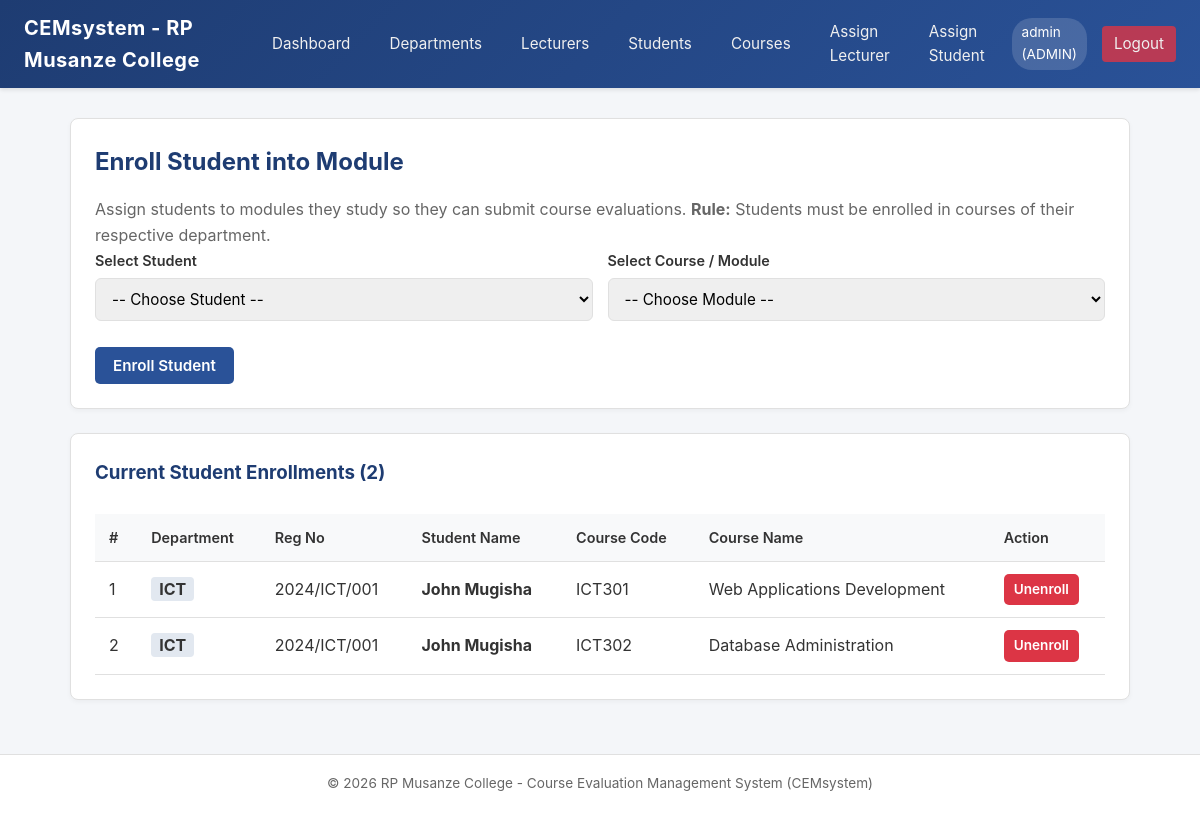
Page /admin/assign_student.php (signed in) on the committed database.
### tables this page shows
CREATE TABLE IF NOT EXISTS `student_courses` (
    `id` INT AUTO_INCREMENT PRIMARY KEY,
    `student_id` INT NOT NULL,
    `course_id` INT NOT NULL,
    CONSTRAINT `unique_student_course` UNIQUE (`student_id`, `course_id`),
    CONSTRAINT `fk_sc_student` FOREIGN KEY (`student_id`) 
        REFERENCES `students`(`id`) ON DELETE CASCADE ON UPDATE CASCADE,
    CONSTRAINT `fk_sc_course` FOREIGN KEY (`course_id`) 
        REFERENCES `courses`(`id`) ON DELETE CASCADE ON UPDATE CASCADE
);

CREATE TABLE IF NOT EXISTS `departments` (
    `id` INT AUTO_INCREMENT PRIMARY KEY,
    `name` VARCHAR(100) NOT NULL,
    `code` VARCHAR(20) NOT NULL UNIQUE
);

CREATE TABLE IF NOT EXISTS `students` (
    `id` INT AUTO_INCREMENT PRIMARY KEY,
    `user_id` INT NULL,
    `reg_no` VARCHAR(50) NOT NULL UNIQUE,
    `name` VARCHAR(100) NOT NULL,
    `email` VARCHAR(100) NULL,
    `department_id` INT NOT NULL,
    `created_at` TIMESTAMP DEFAULT CURRENT_TIMESTAMP,
    CONSTRAINT `fk_students_user` FOREIGN KEY (`user_id`) 
        REFERENCES `users`(`id`) ON DELETE SET NULL ON UPDATE CASCADE,
    CONSTRAINT `fk_students_department` FOREIGN KEY (`department_id`) 
        REFERENCES `departments`(`id`) ON DELETE RESTRICT ON UPDATE CASCADE
);

CREATE TABLE IF NOT EXISTS `courses` (
    `id` INT AUTO_INCREMENT PRIMARY KEY,
    `course_code` VARCHAR(50) NOT NULL UNIQUE,
    `course_name` VARCHAR(150) NOT NULL,
    `department_id` INT NOT NULL,
    `created_at` TIMESTAMP DEFAULT CURRENT_TIMESTAMP,
    CONSTRAINT `fk_courses_department` FOREIGN KEY (`department_id`) 
        REFERENCES `departments`(`id`) ON DELETE RESTRICT ON UPDATE CASCADE
);

### admin/assign_student.php (the view, shortened to what this page needs)
<?php
require_once __DIR__ . '/../config/db.php';
$enrollments = $pdo->query("
    SELECT sc.id, s.reg_no, s.name AS student_name,
           c.course_code, c.course_name, d.code AS department_code
    FROM student_courses sc
    JOIN students s ON sc.student_id = s.id
    JOIN courses c ON sc.course_id = c.id
    JOIN departments d ON c.department_id = d.id
    ORDER BY d.code ASC, c.course_code ASC, s.name ASC
")->fetchAll();
require_once __DIR__ . '/../includes/header.php';
?>
<div class="card">
    <h2>Enroll Student into Module</h2>
    <p style="color: var(--text-muted);">
        Assign students to modules they study so they can submit course evaluations.
        <strong>Rule:</strong> Students must be enrolled in courses of their respective department.
    </p>
    <form action="assign_student.php" method="POST">
        <div style="display: grid; grid-template-columns: repeat(auto-fit, minmax(260px, 1fr)); gap: 15px;">
            <div class="form-group">
                <label for="student_id">Select Student</label>
                <select name="student_id" id="student_id" class="form-control" required>
                    <option value="">-- Choose Student --</option>
                </select>
            </div>
            <div class="form-group">
                <label for="course_id">Select Course / Module</label>
                <select name="course_id" id="course_id" class="form-control" required>
                    <option value="">-- Choose Module --</option>
                </select>
            </div>
        </div>
        <button type="submit" name="assign_student" class="btn btn-primary" style="margin-top: 10px;">Enroll Student</button>
    </form>
</div>
<div class="card">
    <h3>Current Student Enrollments (<?= count($enrollments) ?>)</h3>
    <div class="table-responsive">
        <table>
            <thead>
                <tr>
                    <th>#</th>
                    <th>Department</th>
                    <th>Reg No</th>
                    <th>Student Name</th>
                    <th>Course Code</th>
                    <th>Course Name</th>
                    <th>Action</th>
                </tr>
            </thead>
            <tbody>
                <?php if (empty($enrollments)): ?>
                    <tr><td colspan="7" style="text-align: center; color: var(--text-muted);">No student enrollments created yet.</td></tr>
                <?php else: ?>
                    <?php foreach ($enrollments as $idx => $e): ?>
                        <tr>
                            <td><?= $idx + 1 ?></td>
                            <td><span style="background: #e2e8f0; padding: 2px 8px; border-radius: 4px; font-weight: bold;"><?= htmlspecialchars($e['department_code']) ?></span></td>
                            <td><?= htmlspecialchars($e['reg_no']) ?></td>
                            <td><strong><?= htmlspecialchars($e['student_name']) ?></strong></td>
                            <td><?= htmlspecialchars($e['course_code']) ?></td>
                            <td><?= htmlspecialchars($e['course_name']) ?></td>
                            <td>
                                <a href="assign_student.php?remove=<?= $e['id'] ?>" class="btn btn-danger btn-sm" onclick="return confirm('Remove this student enrollment?');">Unenroll</a>
                            </td>
                        </tr>
                    <?php endforeach; ?>
                <?php endif; ?>
            </tbody>
        </table>
    </div>
</div>
<?php require_once __DIR__ . '/../includes/footer.php'; ?>

### style.css (style rules this page uses)
:root { --primary: #1e3c72; --primary-hover: #162c55; --secondary: #2a5298; --accent: #00adb5; --bg: #f4f6f9; --card-bg: #ffffff; --text-color: #333333; --text-muted: #666666; --border-color: #e0e0e0; --success: #28a745; --danger: #dc3545; --warning: #ffc107; }
* { box-sizing: border-box; margin: 0; padding: 0; font-family: -apple-system, BlinkMacSystemFont, "Segoe UI", Roboto, Helvetica, Arial, sans-serif; }
body { background-color: var(--bg); color: var(--text-color); line-height: 1.6; min-height: 100vh; display: flex; flex-direction: column; }
.card { background: var(--card-bg); border-radius: 8px; padding: 24px; margin-bottom: 24px; border: 1px solid var(--border-color); box-shadow: 0 2px 5px rgba(0,0,0,0.04); }
.card h2, .card h3 { margin-bottom: 16px; color: var(--primary); }
.form-group { margin-bottom: 16px; }
.form-group label { display: block; margin-bottom: 6px; font-weight: 600; font-size: 0.9rem; }
.form-control { width: 100%; padding: 10px 12px; border: 1px solid var(--border-color); border-radius: 6px; font-size: 0.95rem; outline: none; transition: border-color 0.2s; }
.btn { display: inline-block; padding: 9px 18px; font-size: 0.95rem; font-weight: 600; border-radius: 5px; text-decoration: none; cursor: pointer; border: none; transition: background-color 0.2s, transform 0.1s; }
.btn-primary { background-color: var(--secondary); color: white; }
.btn-danger { background-color: var(--danger); color: white; }
.btn-sm { padding: 5px 10px; font-size: 0.85rem; }
.table-responsive { overflow-x: auto; }
table { width: 100%; border-collapse: collapse; margin-top: 10px; }
table th, table td { padding: 12px 14px; text-align: left; border-bottom: 1px solid var(--border-color); }
table th { background-color: #f8f9fa; color: var(--text-color); font-weight: 600; font-size: 0.9rem; }

### rows in the picture
student_courses: departments.code "ICT", student.reg_no "2024/ICT/001", student.name "John Mugisha", course.course_code "ICT301", course.course_name "Web Applications Development"
student_courses: departments.code "ICT", student.reg_no "2024/ICT/001", student.name "John Mugisha", course.course_code "ICT302", course.course_name "Database Administration"

### other values in the picture
$_SESSION['username'] "admin"
$_SESSION['role'] "ADMIN"
count($enrollments) "2"
